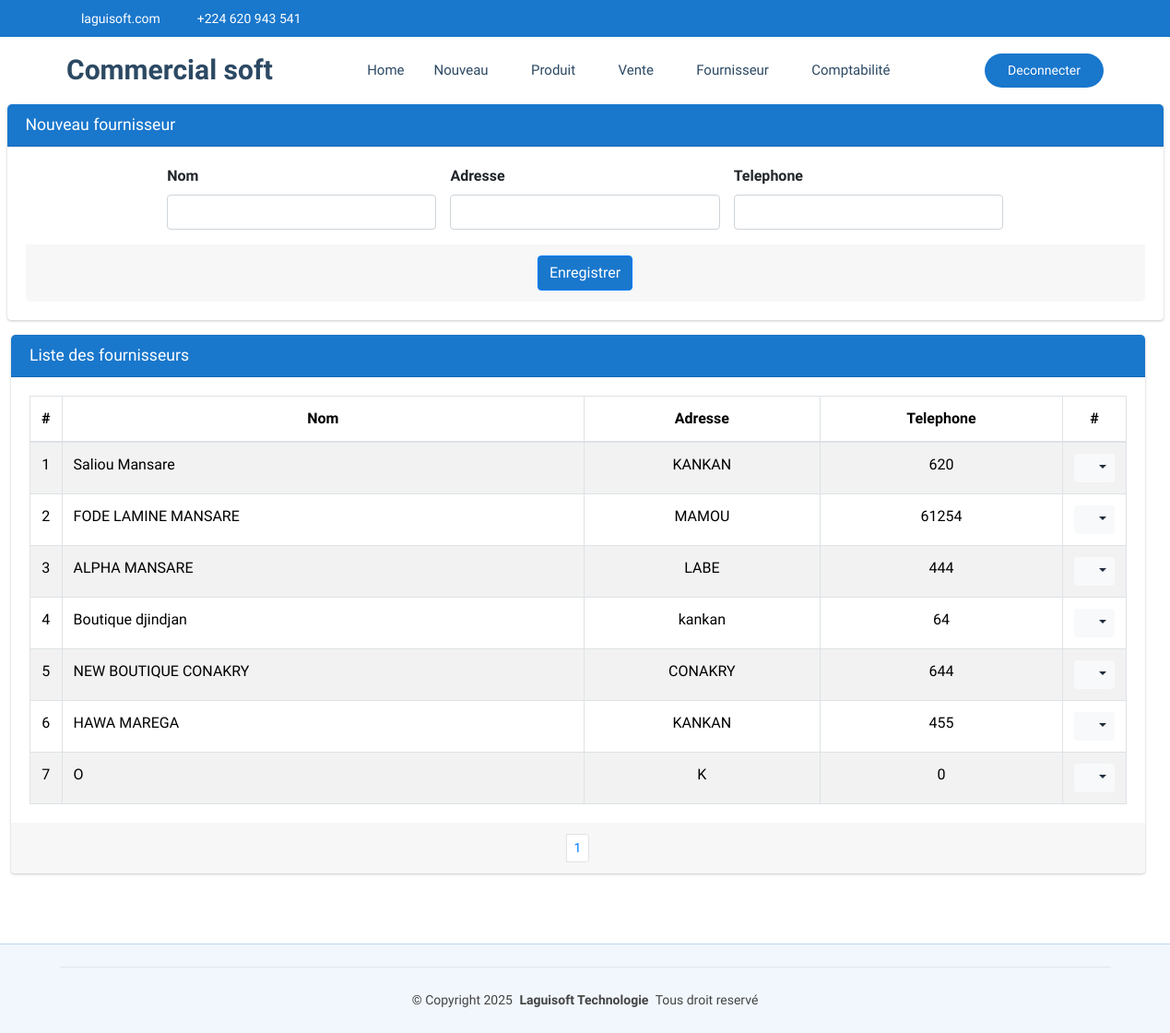
Page /commerce/fournisseur/ (signed in) on the committed database.
### CommercialSoft/models.py (models this page shows, shortened)
class Fournisseur(models.Model):
    nom=models.CharField(max_length=100, unique=True)
    adresse=models.CharField(max_length=30)
    telephone=models.CharField(max_length=20)

### CommercialSoft/views.py (the view)
# urls.py: path('fournisseur/', views.fournisseur_list_create,name="commerce_fournisseur"),
@user_passes_test(est_admin_ou_gestionnaire)
@login_required
def fournisseur_list_create(request):
    if request.method == "POST":
        form = FournisseurForm(request.POST)
        if form.is_valid():
            four = form.save(commit=False)
            four.date = timezone.now().date()
            four.save()  # Sauvegarder après modification
            messages.success(request, "Fournisseur créée avec succès !")
            return redirect('commerce_fournisseur')
        else:
            messages.error(request, "Erreur lors de la création du fournisseur.")
    else:
        form = FournisseurForm()
    fournisseur = Fournisseur.objects.all()
    paginator = Paginator(fournisseur, 15)
    page = request.GET.get('page')
    paginated = paginator.get_page(page)
    return render(request, 'CommercialSoft/fournisseur.html', {'form': form,'listes': paginated})

### CommercialSoft/forms.py
class FournisseurForm(forms.ModelForm):
    class Meta:
        model = Fournisseur
        fields = '__all__'
        widgets = {
            'nom': forms.TextInput(attrs={'class': 'form-control'}),
            'adresse': forms.TextInput(attrs={'class': 'form-control'}),
            'telephone': forms.TextInput(attrs={'class': 'form-control'}),
        }

### CommercialSoft/views.py (called while the page is built)
def est_admin_ou_gestionnaire(user):
    return (
        user.groups.filter(name="Administrateur").exists()
        or user.groups.filter(name="Gestionnaire").exists()
    )

### CommercialSoft/templates/CommercialSoft/fournisseur.html (shortened to what this page needs)
{% extends "CommercialSoft/starter-page.html" %}
{% load static %}
{% block css %}
    <link rel="stylesheet" href="{% static 'autre/plugins/fontawesome-free/css/all.min.css' %}">
    <link rel="stylesheet" href="https://code.ionicframework.com/ionicons/2.0.1/css/ionicons.min.css">
  <link rel="stylesheet" href="{% static 'autre/plugins/sweetalert2-theme-bootstrap-4/bootstrap-4.min.css' %}">
    <link rel="stylesheet" href="{% static 'autre/dist/css/adminlte.min.css' %}">
    <link rel="stylesheet" href="{% static 'autre/plugins/toastr/toastr.min.css' %}">
{% endblock %}
{% block corp %}
<section class="content pt-0">
  <div class="container-fluid">
            <div class="row">
              <div class="col-md-12">
                <div class="card card-primary">
                  <div class="card-header">
                    <h3 class="card-title">Nouveau fournisseur</h3>
                  </div>
                  <form role="form" action="{% url 'commerce_fournisseur' %}" method="post">
                    <div class="card-body ">
                      <div class="row justify-content-center">
                        <div class="col-md-3">
                          <div class="form-group">
                            <label for="nom">Nom</label>
                            {{ form.nom }}
                          </div>
                        </div>
                        <div class="col-md-3">
                          <div class="form-group">
                            <label for="adresse">Adresse</label>
                            {{ form.adresse }}
                          </div>
                        </div>
                        <div class="col-md-3">
                          <div class="form-group">
                            <label for="prix">Telephone</label>
                            {{ form.telephone }}
                          </div>
                        </div>
                    </div>
                    <div class="card-footer text-center">
                      <button type="submit" class="btn btn-primary">Enregistrer</button>
                    </div>
                  </form>
                </div>
              </div>
            </div>
    <div class="row">
      <div class="col-md-12">
        <div class="card card-primary">
            <div class="card-header">
              <h3 class="card-title">Liste des fournisseurs</h3>
            </div>
            <div class="card-body">
              <table class="table table-bordered table-hover table-striped">
                <thead>
                  <tr>
                    <th style="width: 10px" class="text-center">#</th>
                    <th class="text-center">Nom</th>
                    <th class="text-center">Adresse</th>
                    <th class="text-center">Telephone</th>
                    <th style="width: 40px" class="text-center">#</th>
                  </tr>
                </thead>
                <tbody>
                  {% if listes %}
                    {% for liste in listes %}
                      <tr>
                        <td class="text-center">{{liste.id}}</td>
                        <td>{{liste.nom}}</td>
                        <td class="text-center">{{liste.adresse}}</td>
                        <td class="text-center">{{liste.telephone}}</td>
                        <td class="text-center">
                          <div class="btn-group">
                            <button type="button" class="btn btn-sm btn-light dropdown-toggle" data-toggle="dropdown" aria-expanded="false">
                              <i class="fas fa-cogs"></i>
                            </button>
                          </div>
                        </td>
                      </tr>
                    {% endfor %}
                  {% else %}
                    <tr>
                      <td colspan="14" class="text-center">Aucune ligne disponible pour le moment.</td>
                    </tr>
                  {% endif %}
                </tbody>
              </table>
            </div>
            <div class="card-footer clearfix">
              <ul class="pagination pagination-sm m-0 justify-content-center">
                <li class="page-item">
                  {% for num in listes.paginator.page_range %}
                    {% if listes.number == num %}
                      <li class="page-item"><a class="page-link" href="">{{ num }}</a></li>
                    {% else %}
                      <li class="page-item"><a class="page-link" href="?page={{ num }}">{{ num }}</a></li>
                    {% endif %}
                  {% endfor %}
              </ul>
            </div>
          </div>
      </div>
    </div>
  </div>
</section>
  {% endblock %}

### CommercialSoft/static/clinique/assets/css/main.css (style rules this page uses)
:root { --default-font: "Roboto", system-ui, -apple-system, "Segoe UI", Roboto, "Helvetica Neue", Arial, "Noto Sans", "Liberation Sans", sans-serif, "Apple Color Emoji", "Segoe UI Emoji", "Segoe UI Symbol", "Noto Color Emoji"; --heading-font: "Poppins", sans-serif; --nav-font: "Raleway", sans-serif; }
:root { --background-color: #ffffff; --default-color: #444444; --heading-color: #2c4964; --accent-color: #1977cc; --surface-color: #ffffff; --contrast-color: #ffffff; }
:root { --nav-color: #2c4964; --nav-hover-color: #1977cc; --nav-mobile-background-color: #ffffff; --nav-dropdown-background-color: #ffffff; --nav-dropdown-color: #2c4964; --nav-dropdown-hover-color: #1977cc; }
:root { scroll-behavior: smooth; }
body { color: var(--default-color); background-color: var(--background-color); font-family: var(--default-font); }
h1, h2, h3, h4, h5, h6 { color: var(--heading-color); font-family: var(--heading-font); }
section, .section { color: var(--default-color); background-color: var(--background-color); padding: 60px 0; scroll-margin-top: 72px; overflow: clip; }

### rows in the picture
Fournisseur: id "1", nom "Saliou Mansare", adresse "KANKAN", telephone "620"
Fournisseur: id "2", nom "FODE LAMINE MANSARE", adresse "MAMOU", telephone "61254"
Fournisseur: id "3", nom "ALPHA MANSARE", adresse "LABE", telephone "444"
Fournisseur: id "4", nom "Boutique djindjan", adresse "kankan", telephone "64"
Fournisseur: id "5", nom "NEW BOUTIQUE CONAKRY", adresse "CONAKRY", telephone "644"
Fournisseur: id "6", nom "HAWA MAREGA", adresse "KANKAN", telephone "455"
Fournisseur: id "7", nom "O", adresse "K", telephone "0"

### other values in the picture
{{ num }} "1"
